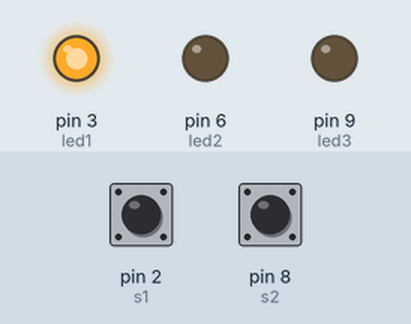
This sketch was run on a simulated Arduino Uno, built with avr-gcc and run on an emulated ATmega328P. On the bench: output pins drawn as LEDs (lit = HIGH). The inputs (shaded band) are chosen by the test bench; at power-on: pin 2 (s1) HIGH, pin 8 (s2) HIGH.

Above: at 1.2 s.
1.3 s: pin 2 (s1) pulled LOW for 0.15 s
At 2.1 s:
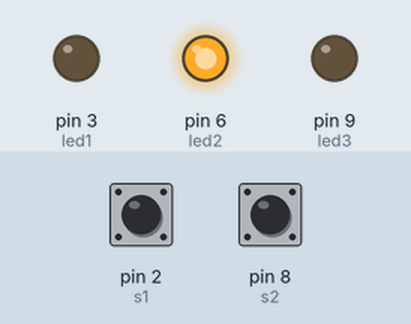
2.9 s: pin 8 (s2) pulled LOW for 0.15 s
At 4.5 s:
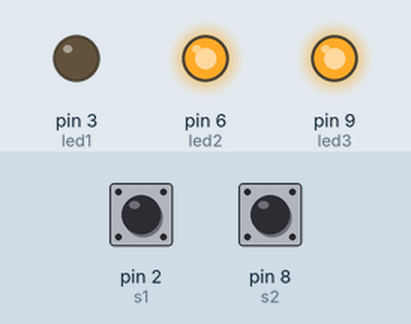
Timing chart, 0 to 6.0 s (numbered marks = the images above; inputs shaded):
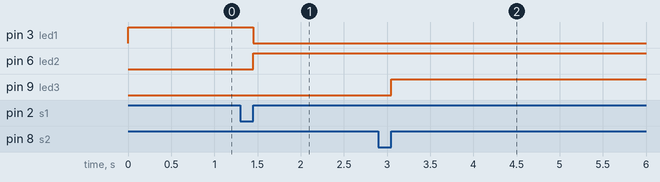

Measured:
- after the input at 1.3 s, pin 3 (led1): HIGH → LOW after 0.15 s; pin 6 (led2): LOW → HIGH after 0.15 s
- after the input at 2.9 s, pin 9 (led3): LOW → HIGH after 0.15 s

The sketch:

LedSwitchDemo.ino
```cpp
int led1 = 3;
int led2 = 6;
int led3 = 9;

int s1 = 2;
int s2 = 8;

void setup() {
  // put your setup code here, to run once:
  pinMode(led1, OUTPUT);
  pinMode(led2, OUTPUT);
  pinMode(led3, OUTPUT);

  pinMode(s1, INPUT_PULLUP);
  pinMode(s2, INPUT_PULLUP);
}

int l1 = HIGH, l2 = LOW, l3 = LOW;

void loop() {

  while(!digitalRead(s1))
  {
    l2 = HIGH;
    l1 = LOW;
  }
  while(!digitalRead(s2))
  {
    l3 = HIGH;
    l1 = LOW;
  }

  digitalWrite(led1, l1);
  digitalWrite(led2, l2);
  digitalWrite(led3, l3);

}
```
